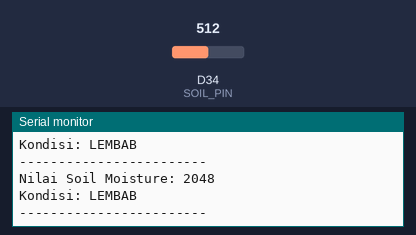
Recording of a sketch running on a simulated Arduino Due. Parts: the last lines printed to the serial monitor. Inputs (shaded band) come from the test bench; at power-on: D34 (SOIL_PIN) = 512 (analog values on the 0–1023 scale).

Above: at 2.2 s.
2.3 s: D34 (SOIL_PIN) set to 306
At 3.8 s:
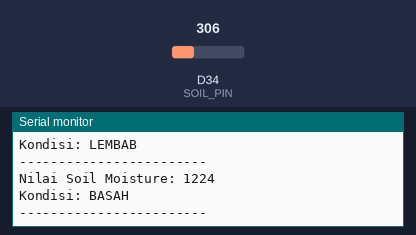
5.5 s: D34 (SOIL_PIN) set to 900
At 6.8 s:
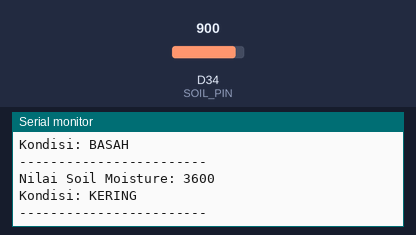
Timing chart, 0 to 8.5 s (numbered marks = the images above; inputs shaded):
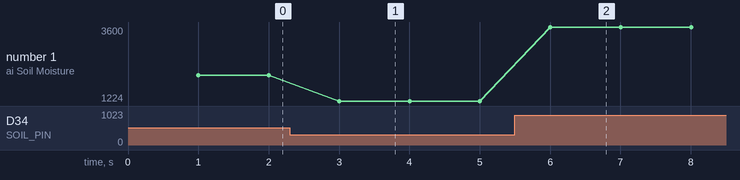

The sketch:

soilmoisture.ino
```cpp
// === Pin Definition ===
const int SOIL_PIN = 34;  // GPIO ADC

// === Variabel ===
int soilValue = 0;

void setup() {
  Serial.begin(115200);
  delay(1000);

  Serial.println("=== TEST SOIL MOISTURE SENSOR ===");

  // Set ADC resolution (optional)
  analogReadResolution(12); // 0 - 4095
}

void loop() {
  soilValue = analogRead(SOIL_PIN);

  Serial.print("Nilai Soil Moisture: ");
  Serial.println(soilValue);

  // Interpretasi sederhana
  if (soilValue > 3000) {
    Serial.println("Kondisi: KERING");
  }
  else if (soilValue > 2000) {
    Serial.println("Kondisi: LEMBAB");
  }
  else {
    Serial.println("Kondisi: BASAH");
  }

  Serial.println("------------------------");

  delay(1000);
}
```

Measured:
- after the input at 2.3 s, the serial monitor: prints a new line after 0.70 s (image 1)
- after the input at 5.5 s, the serial monitor: prints a new line after 0.50 s (image 2)
- plotted number 1: 2048 → 1224 after the input at 2.3 s, 1224 → 3600 after the input at 5.5 s
